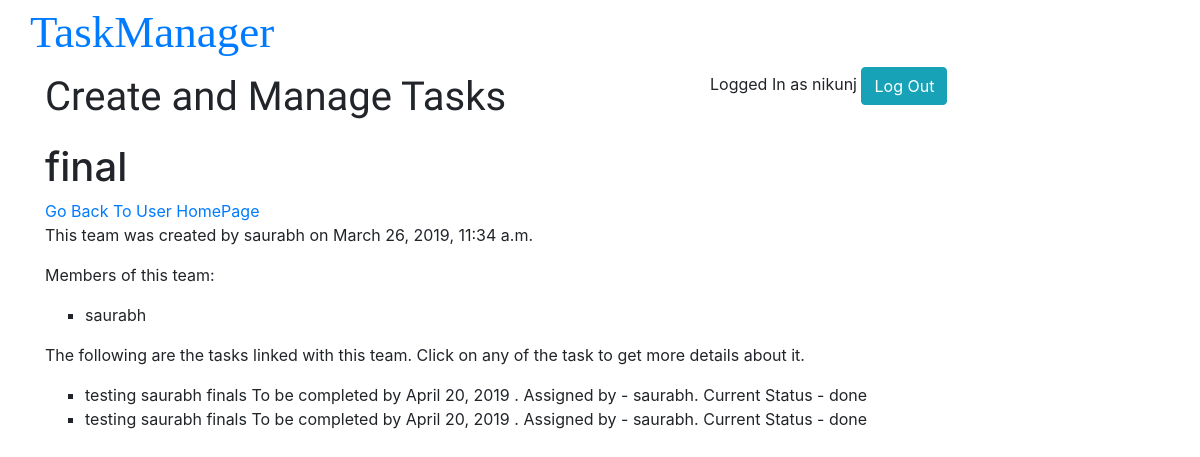
The page /users/teamdisplay/12/ (signed in) on the database its author committed.
### users/models.py (models this page shows, shortened)
class Team(models.Model):
    name = models.CharField(max_length=100)
    users = models.ManyToManyField(User)
    created_by = models.CharField(max_length=100)
    created_on = models.DateTimeField(auto_now_add=True)

### tasks/models.py (models this page shows, shortened)
class Task(models.Model):
    team = models.ForeignKey(Team,on_delete=models.CASCADE, null=True, blank=True)
    title = models.CharField(max_length=100)
    description = models.TextField()
    assignee = models.ManyToManyField(User)
    status = models.CharField(max_length=15,choices=STATUS, default='Planned')
    deadline = models.DateField(blank=True, null=True)
    created_by = models.CharField(max_length=100)
    created_on = models.DateTimeField(auto_now_add=True)

### users/views.py (the view)
# urls.py: url(r'^teamdisplay/(?P<id>[\w-]+)/$', views.team_display, name="team-disp"),
@login_required(login_url="/")
def team_display(request,id):
    team = Team.objects.get(pk=id)
    users = team.users.all()
    print(users)
    tasks = team.task_set.all()
    context = {
        'user': request.user,
        'team': team,
        'users': users,
        'tasks': tasks
    }
    return render(request, 'users/team_display.html', context)

### users/templates/users/team_display.html (shortened to what this page needs)
{% extends 'base.html' %}
{% load staticfiles %}
{% block one %}
    <h1 id="detailhead">{{ team.name }}</h1>
    <a href="{% url 'users:userpage' %}">Go Back To User HomePage</a>
    {% ifequal team.created_by user.username %}
        <p>This team was created by you on {{ team.created_on }}</p>
    {% else %}
        <p>This team was created by {{ team.created_by }} on {{ team.created_on }}</p>
    {% endifequal %}
    <div>
        <p>Members of this team:</p>
        <ul>
        {% for user in users %}
            <li>{{ user.username }}</li>
        {% endfor %}
        </ul>
    </div>
    <div>
        {% if tasks %}
            <p>The following are the tasks linked with this team. Click on any of the task to get more details about it.</p>
            <ul>
            {% for task in tasks %}
                <li>{{ task.title }}
                    {% if task.deadline %} To be completed by {{ task.deadline }} {% endif %}.
                    Assigned by - {{ task.created_by }}.
                    Current Status - {{ task.status }}
                </li>
            {% endfor %}
            </ul>
        {% else %}
            <p>There are no tasks associated with this team.</p>
        {% endif %}
    </div>
{% endblock %}

### global_templates/base.html (shortened to what this page needs)
{% load staticfiles %}
<!DOCTYPE html>
<html>
    <head>
        <meta-charset="utf-8">
        <link rel="stylesheet" type="text/css" href="{% static 'styles.css' %}">
        <link rel="stylesheet" href="https://maxcdn.bootstrapcdn.com/bootstrap/4.1.0/css/bootstrap.min.css">
    </head>
    <body>
        <div class="container">
        <header>
            {% if user.is_authenticated %}
            <div class="row">
                <h1 class="title"><a href="{% url 'users:userpage' %}">TaskManager</a></h1>
            </div>
            <div class="row">
            <div class="col-md-7">
                <p class="line">Create and Manage Tasks</p>
            </div>
            <nav class="navi col-md-5">
                <span>Logged In as {{ user.username }}</span>
                <a href="{% url 'users:logout' %}"><input type="submit" class="btn btn-info" value="Log Out"></a>
            </nav>
            </div>
            {% endif %}
        </header>
        <div class="wrap">
            {% block one %}
            {% endblock %}
        </div>
        </div>
    </body>
</html>

### global_assets/styles.css (style rules this page uses)
.title { margin-top: 5px; font-family: 'Arvo', serif; font-size: 45px; }
.line { font-family: 'Tangerine', cursive; font-size: 40px; }
li { list-style-type: square; }

### rows shown on the page
Team: name "final", created_by "saurabh", created_on "March 26, 2019, 11:34 a.m."
Task: title "testing saurabh finals", deadline "April 20, 2019", created_by "saurabh", status "done"
Task: title "testing saurabh finals", deadline "April 20, 2019", created_by "saurabh", status "done"

### other values the page prints
{{ user.username }} "nikunj"
{{ user.username }} "saurabh"
